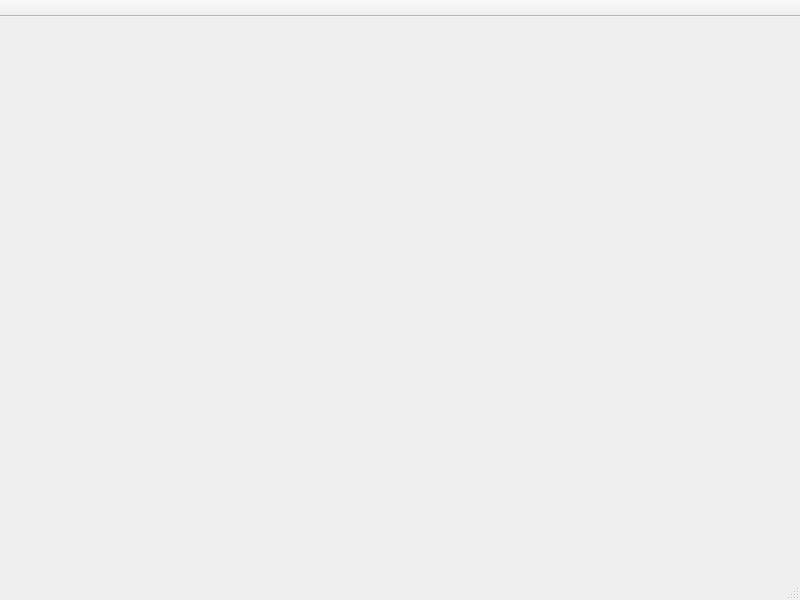
<?xml version="1.0" encoding="UTF-8"?>
<ui version="4.0">
 <class>PreviewMainWindow</class>
 <widget class="QMainWindow" name="PreviewMainWindow">
  <property name="geometry">
   <rect>
    <x>0</x>
    <y>0</y>
    <width>800</width>
    <height>600</height>
   </rect>
  </property>
  <property name="contextMenuPolicy">
   <enum>Qt::NoContextMenu</enum>
  </property>
  <widget class="QWidget" name="centralwidget"/>
  <widget class="QStatusBar" name="statusbar">
   <property name="contextMenuPolicy">
    <enum>Qt::NoContextMenu</enum>
   </property>
  </widget>
  <widget class="QToolBar" name="toolBar">
   <property name="contextMenuPolicy">
    <enum>Qt::NoContextMenu</enum>
   </property>
   <property name="movable">
    <bool>false</bool>
   </property>
   <attribute name="toolBarArea">
    <enum>TopToolBarArea</enum>
   </attribute>
   <attribute name="toolBarBreak">
    <bool>false</bool>
   </attribute>
  </widget>
  <action name="actionSelectSizeMode"/>
  <action name="actionSetSizeModeOff">
   <property name="text">
    <string>Manual zoom</string>
   </property>
   <property name="toolTip">
    <string>Manual zoom</string>
   </property>
  </action>
  <action name="actionSetSizeModeVerticalFit">
   <property name="text">
    <string>Vertical fit</string>
   </property>
   <property name="toolTip">
    <string>Vertical fit</string>
   </property>
  </action>
  <action name="actionSetSizeModeHorizontalFit">
   <property name="text">
    <string>Horizontal fit</string>
   </property>
   <property name="toolTip">
    <string>Horizontal fit</string>
   </property>
  </action>
  <action name="actionSetSizeModeBestFit">
   <property name="text">
    <string>Best fit</string>
   </property>
   <property name="toolTip">
    <string>Best fit</string>
   </property>
  </action>
  <action name="actionSetSizeModeOriginalFit">
   <property name="text">
    <string>Original fit</string>
   </property>
   <property name="toolTip">
    <string>Original fit</string>
   </property>
  </action>
   <action name="actionSelectMSAA"/>
   <action name="actionSetMSAAx0">
     <property name="text">
       <string>MSAA Off</string>
     </property>
     <property name="toolTip">
       <string>MSAA Off</string>
     </property>
   </action>
  <action name="actionSetMSAAx2">
   <property name="text">
    <string>MSAA x2</string>
   </property>
   <property name="toolTip">
    <string>MSAA x2</string>
   </property>
  </action>
  <action name="actionSetMSAAx4">
   <property name="text">
    <string>MSAA x4</string>
   </property>
   <property name="toolTip">
    <string>MSAA x4</string>
   </property>
  </action>
  <action name="actionSetMSAAx8">
   <property name="text">
    <string>MSAA x8</string>
   </property>
   <property name="toolTip">
    <string>MSAA x8</string>
   </property>
  </action>
 </widget>
 <resources/>
 <connections/>
</ui>
